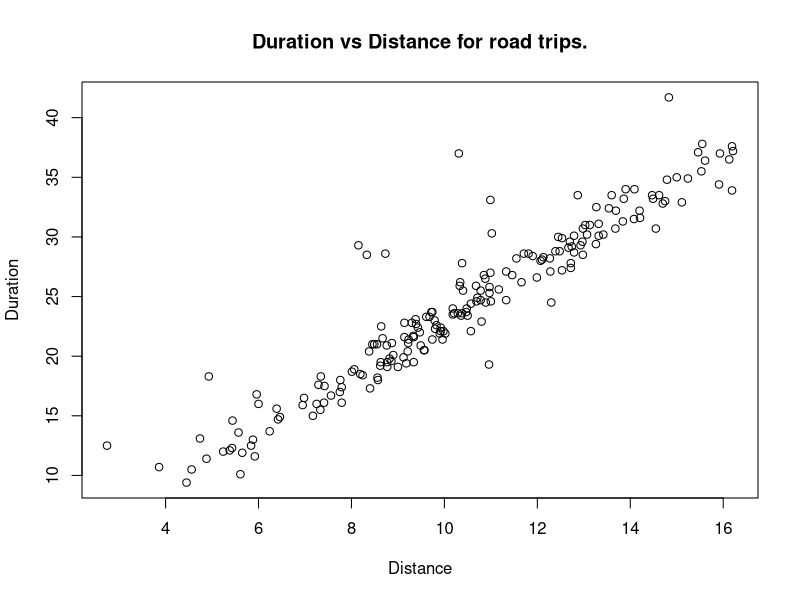
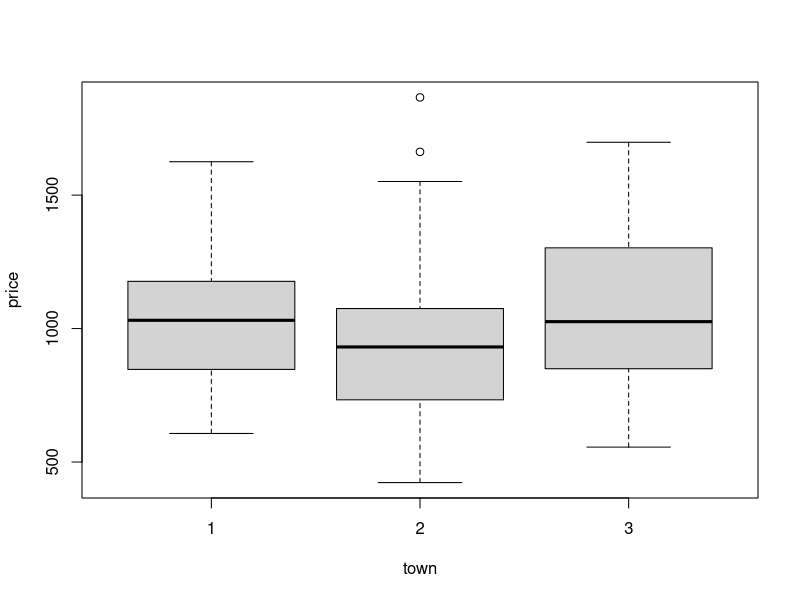
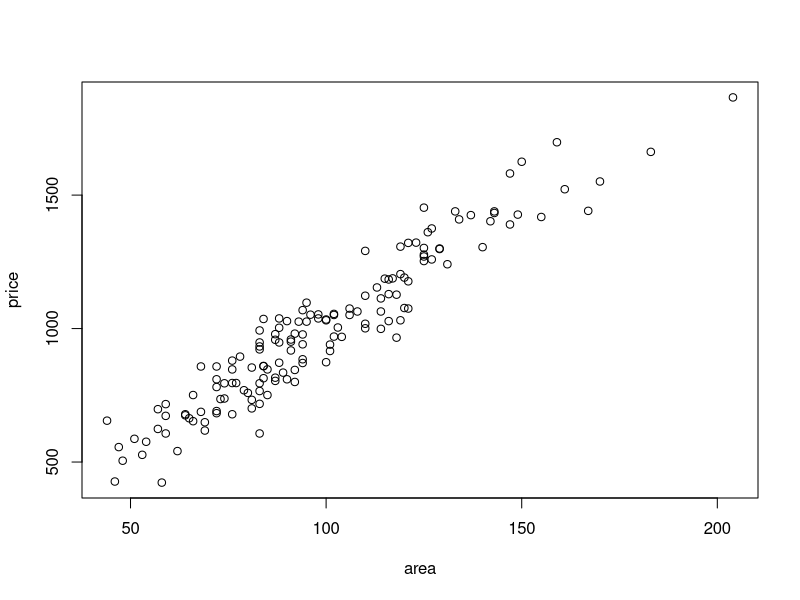
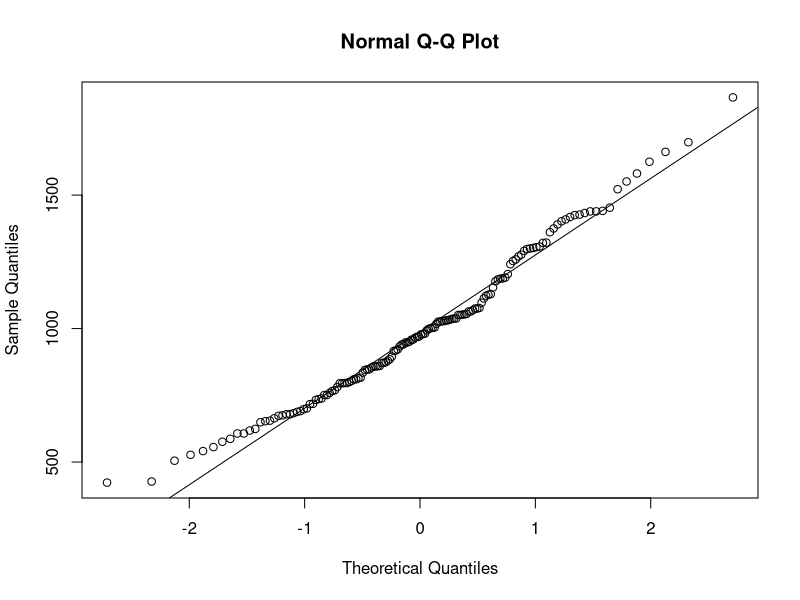
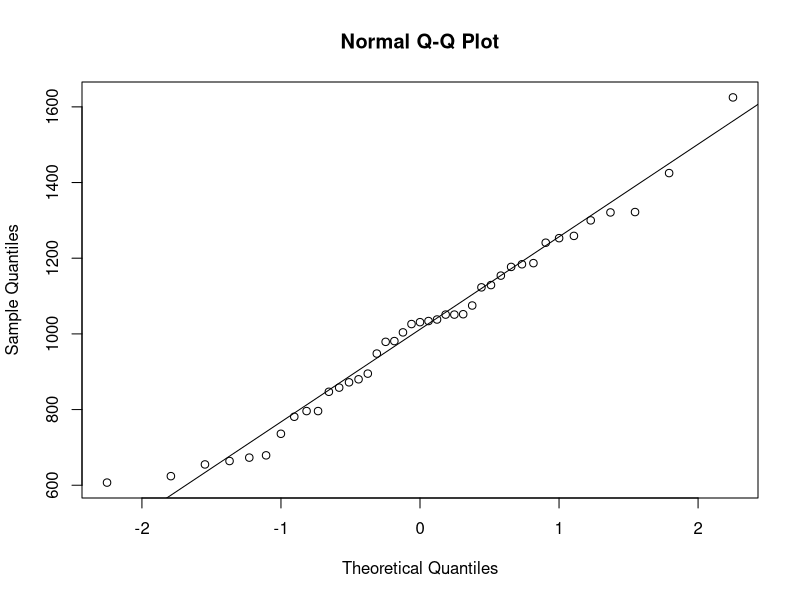
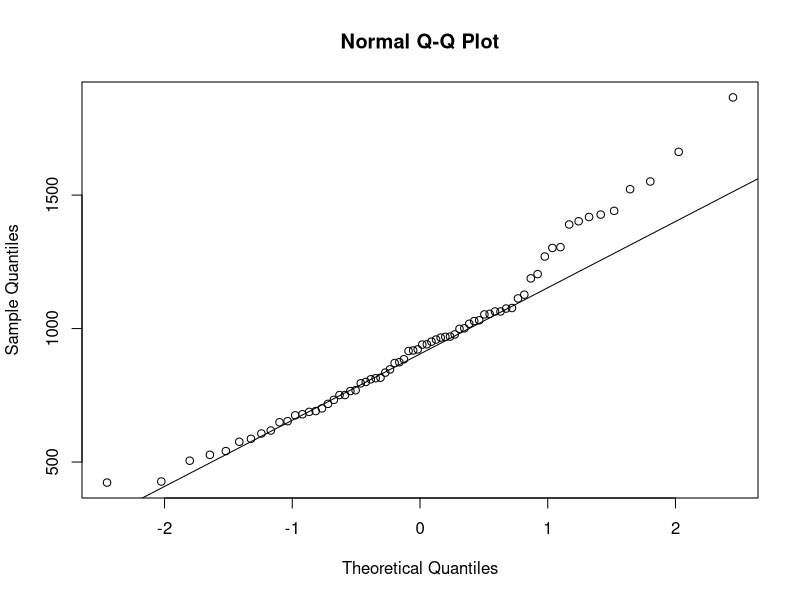
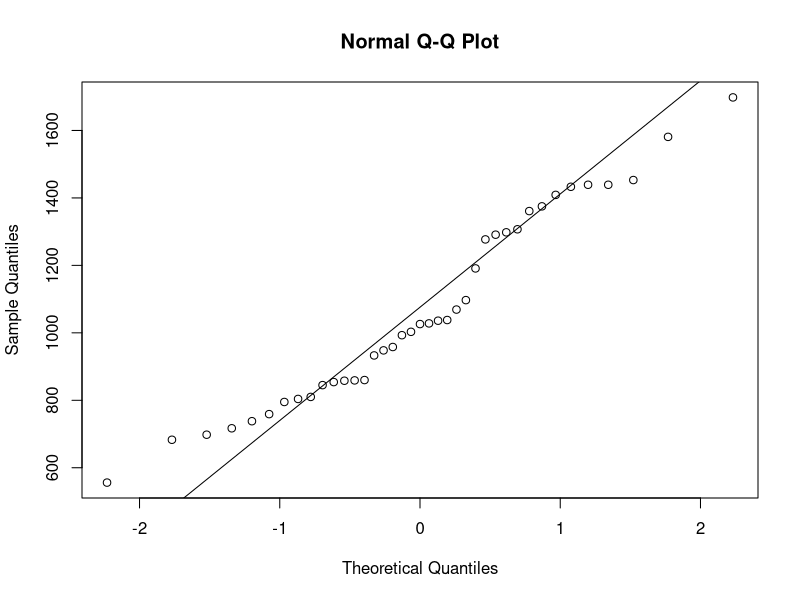
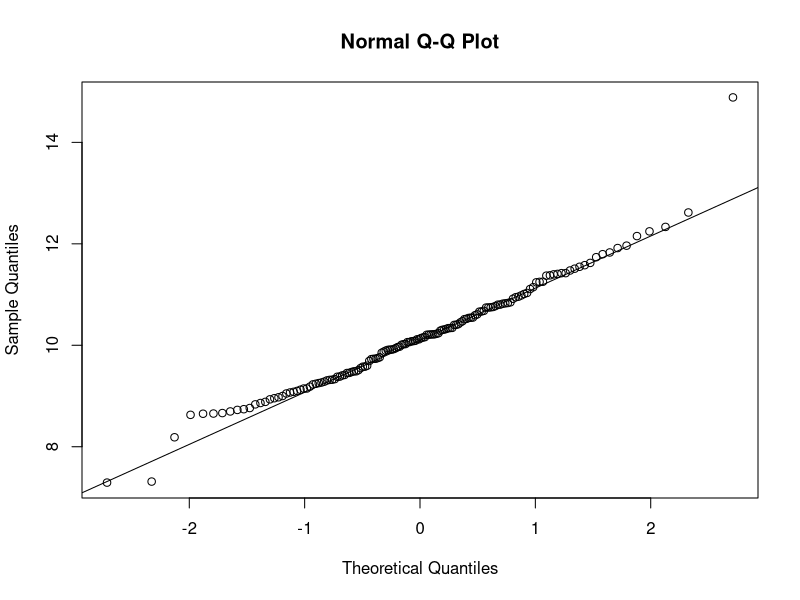

Generate these figures, in order, with R:
## ---- chunk 1
knitr::opts_chunk$set(echo = TRUE)
## ---- chunk 2
n <- 400
x_bar <- 319
s_x <- 100

t_obs <- (x_bar - 290) / (s_x / sqrt(n))
t_obs

# two-sided p-value
pval <- 2 * pnorm(-abs(t_obs))
pval
## ---- chunk 3
x <- 56       # number paying cash
n <- 400

phat <- x / n
phat

z_obs <- (phat - 0.20) / sqrt(0.20 * (1 - 0.20) / n)
z_obs

pval_p <- 2 * pnorm(-abs(z_obs))
pval_p
## ---- chunk 4
prop.test(x, n, p = 0.20, correct = FALSE)
## ---- chunk 5
tripdata <- read.csv("Data/Trip_durations.csv")
head(tripdata)
## ---- chunk 6
n <- nrow(tripdata)
x_bar <- mean(tripdata$Duration)
s_x <- sd(tripdata$Duration)

# print the three numbers as a vector (just to save space in output)
c(n, x_bar, s_x)
## ---- chunk 7
t_obs <- (x_bar - 24) / (s_x / sqrt(n))
t_obs

p_value <- 2 * pnorm(-abs(t_obs))
p_value
## ---- chunk 8
durtest1 <- t.test(tripdata$Duration, mu = 24, alternative = "two.sided")
durtest1$statistic
durtest1$p.value
## ---- chunk 9
t_obs <- (x_bar - 23) / (s_x / sqrt(n))
t_obs

p_value <- 2 * pnorm(-abs(t_obs))
p_value

durtest2 <- t.test(tripdata$Duration, mu = 23, alternative = "two.sided")
durtest2$statistic
durtest2$p.value
## ---- chunk 10
disttest <- t.test(tripdata$Distance, mu = 10, alternative = "greater")
disttest
## ---- chunk 11
dur_test <- t.test(tripdata$Duration)
dist_test <- t.test(tripdata$Distance)

dur_test$conf.int
dist_test$conf.int
## ---- chunk 12
with(tripdata, cor(Duration, Distance))

with(tripdata, plot(Distance, Duration,
                    main = "Duration vs Distance for road trips."))
## ---- chunk 13
flats <- read.csv("Data/flat_prices.csv")
head(flats)
## ---- chunk 14
with(flats, tapply(price, town, mean))
## ---- chunk 15
with(flats, boxplot(price ~ town))
## ---- chunk 16
flats_MK <- subset(flats, town != 3)
with(flats_MK, t.test(price ~ town))
## ---- chunk 17
flats_KA <- subset(flats, town != 1)
with(flats_KA, t.test(price ~ town))
## ---- chunk 18
with(flats, tapply(area, town, mean))
## ---- chunk 19
with(flats, cor(price, area))

with(flats, plot(area, price))
## ---- chunk 20
flats$sqmprice <- flats$price / flats$area
head(flats)
## ---- chunk 21
flats_MK <- subset(flats, town != 3)
with(flats_MK, t.test(sqmprice ~ town))
## ---- chunk 22
flats_KA <- subset(flats, town != 1)
flats_MA <- subset(flats, town != 2)

with(flats_KA, t.test(sqmprice ~ town))
with(flats_MA, t.test(sqmprice ~ town))
## ---- chunk 23
flats$town <- factor(flats$town, levels = 1:3,
                     labels = c("Molde", "Krsund", "Alesund"))
with(flats, tapply(price, town, mean))
## ---- chunk 24
flats <- read.csv("Data/flat_prices.csv")

# TRUE/FALSE indicator for "small" flats: fewer than 3 rooms (i.e. <= 2 rooms)
flats$small <- flats$rooms < 3

countsm <- table(flats$small)
countsm
## ---- chunk 25
binom.test(countsm["TRUE"], sum(countsm), p = 0.50, alternative = "less")
## ---- chunk 26
shapiro.test(flats$price)

qqnorm(flats$price)
qqline(flats$price)
## ---- chunk 27
with(flats, tapply(price, town, shapiro.test))

with(flats, tapply(price, town, function(x) { qqnorm(x); qqline(x) }))
## ---- chunk 28
flats$sqmprice <- flats$price / flats$area

shapiro.test(flats$sqmprice)

qqnorm(flats$sqmprice)
qqline(flats$sqmprice)
